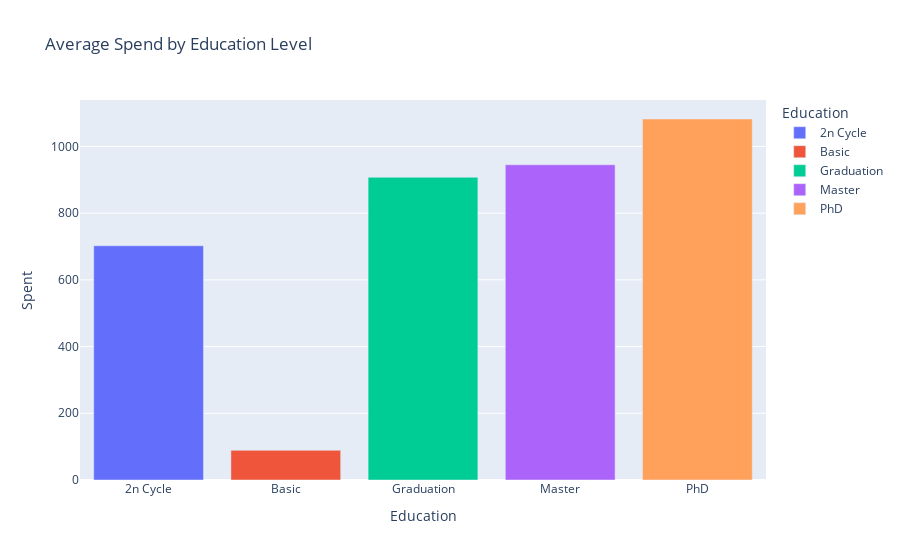

The cell this chart's notebook holds for it:
### Code cell
df_plot = df.groupby(['Education'])['Spent'].mean().reset_index()
fig6 = px.bar(df_plot, x='Education', y='Spent', color='Education', title = 'Average Spend by Education Level')
fig6.show()

### Figure 1 — Plotly figure (JSON) as saved in the notebook; plotly's stock layout.template omitted (floating-point values rounded to 4 significant figures)
{"data": [{"alignmentgroup": "True", "hovertemplate": "Education=%{x}<br>Spent=%{y}<extra></extra>", "legendgroup": "2n Cycle", "marker": {"color": "#636efa", "pattern": {"shape": ""}}, "name": "2n Cycle", "offsetgroup": "2n Cycle", "orientation": "v", "showlegend": true, "textposition": "auto", "type": "bar", "x": ["2n Cycle"], "xaxis": "x", "y": [702.2], "yaxis": "y"}, {"alignmentgroup": "True", "hovertemplate": "Education=%{x}<br>Spent=%{y}<extra></extra>", "legendgroup": "Basic", "marker": {"color": "#EF553B", "pattern": {"shape": ""}}, "name": "Basic", "offsetgroup": "Basic", "orientation": "v", "showlegend": true, "textposition": "auto", "type": "bar", "x": ["Basic"], "xaxis": "x", "y": [89.04], "yaxis": "y"}, {"alignmentgroup": "True", "hovertemplate": "Education=%{x}<br>Spent=%{y}<extra></extra>", "legendgroup": "Graduation", "marker": {"color": "#00cc96", "pattern": {"shape": ""}}, "name": "Graduation", "offsetgroup": "Graduation", "orientation": "v", "showlegend": true, "textposition": "auto", "type": "bar", "x": ["Graduation"], "xaxis": "x", "y": [907.6], "yaxis": "y"}, {"alignmentgroup": "True", "hovertemplate": "Education=%{x}<br>Spent=%{y}<extra></extra>", "legendgroup": "Master", "marker": {"color": "#ab63fa", "pattern": {"shape": ""}}, "name": "Master", "offsetgroup": "Master", "orientation": "v", "showlegend": true, "textposition": "auto", "type": "bar", "x": ["Master"], "xaxis": "x", "y": [945.1], "yaxis": "y"}, {"alignmentgroup": "True", "hovertemplate": "Education=%{x}<br>Spent=%{y}<extra></extra>", "legendgroup": "PhD", "marker": {"color": "#FFA15A", "pattern": {"shape": ""}}, "name": "PhD", "offsetgroup": "PhD", "orientation": "v", "showlegend": true, "textposition": "auto", "type": "bar", "x": ["PhD"], "xaxis": "x", "y": [1082.0], "yaxis": "y"}], "layout": {"barmode": "relative", "legend": {"title": {"text": "Education"}, "tracegroupgap": 0}, "title": {"text": "Average Spend by Education Level"}, "xaxis": {"anchor": "y", "categoryarray": ["2n Cycle", "Basic", "Graduation", "Master", "PhD"], "categoryorder": "array", "domain": [0, 1], "title": {"text": "Education"}}, "yaxis": {"anchor": "x", "domain": [0, 1], "title": {"text": "Spent"}}}}
